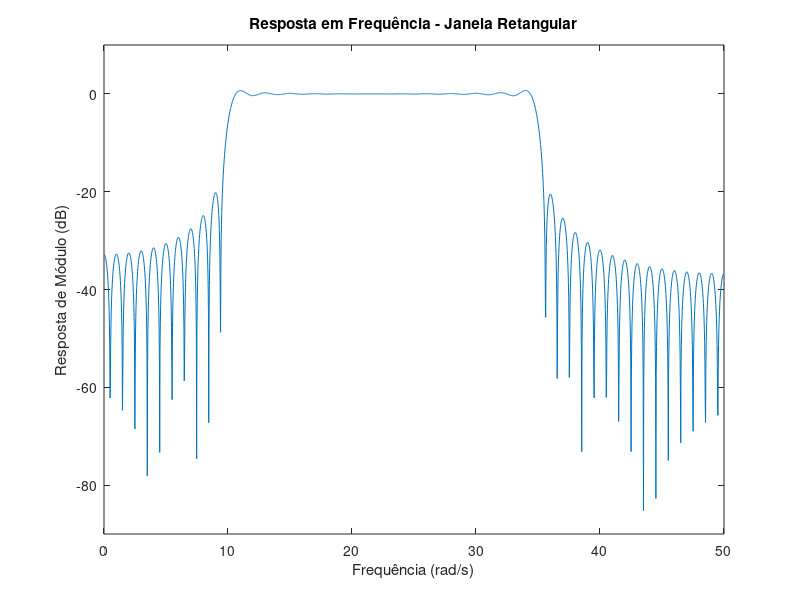
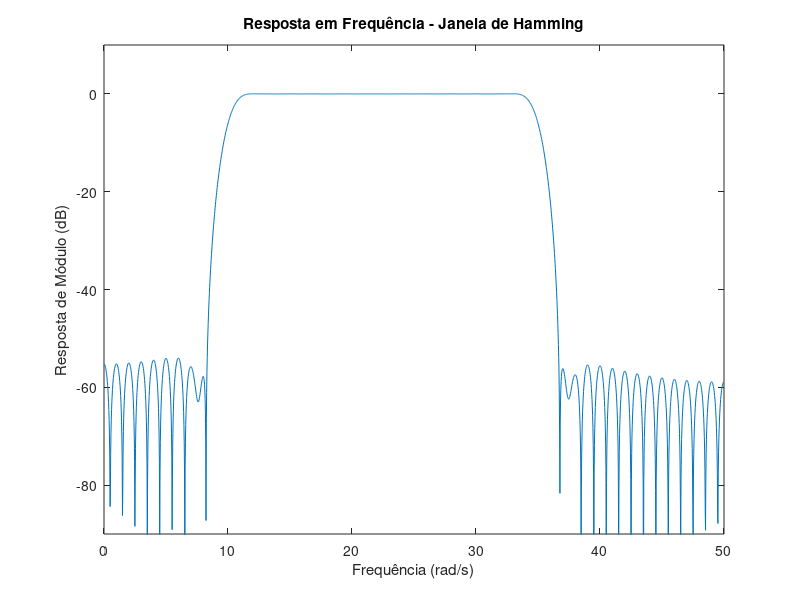
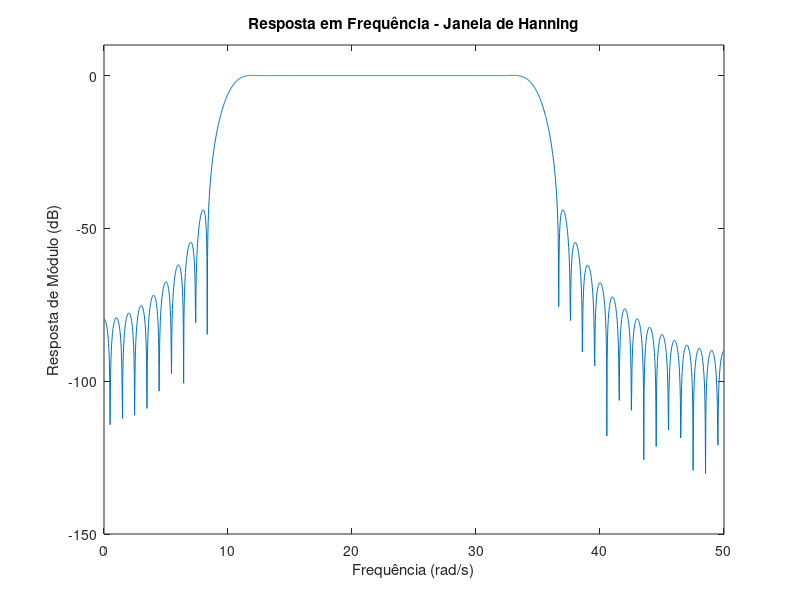
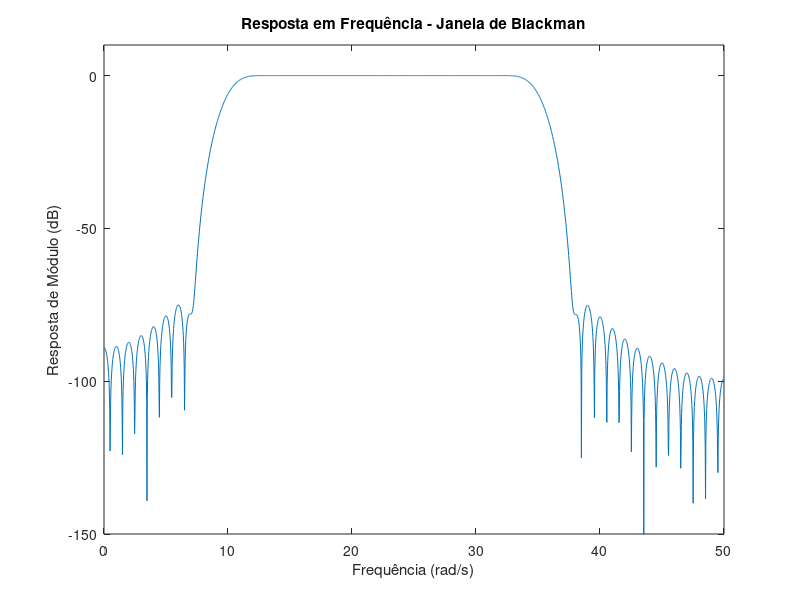

Write the MATLAB code that produced these figures, in order.
# 1.Projete um filtro passa-faixa usando a janela de Hamming, a janela de Hanning e janela de Blackman que
# satisfaça a especificação a seguir.
# • M = 10, 100, 1000
# • Ωc1 = 10 rad/s
# • Ωc2 = 35 rad/s
# • Ωs = 100 rad/s 

clear all

M = 100;
Omega_c1 = 10;
Omega_c2 = 35;
Omega_s = 100;
wc1 = Omega_c1*2*pi/Omega_s; wc2 = Omega_c2*2*pi/Omega_s;
n = 1:M/2;
h0 = (wc2 - wc1)/pi;
haux = (sin(wc2.*n) - sin(wc1.*n))./(pi.*n);
h_ideal = [fliplr(haux) h0 haux];

h_ret=h_ideal;
[H_ret,w]=freqz(h_ret,1,2048,Omega_s);
figure(1)
plot(w,20*log10(abs(H_ret)))
axis([0 Omega_s/2 -90 10])

ylabel('Resposta de Módulo (dB)');
xlabel('Frequência (rad/s)');
title('Resposta em Frequência - Janela Retangular');

h_aux = hamming(M+1);
h_ham = h_ideal.*h_aux';
[H_ham,w]=freqz(h_ham,1,2048,Omega_s);

figure(2)
plot(w,20*log10(abs(H_ham)))
axis([0 Omega_s/2 -90 10])
ylabel('Resposta de Módulo (dB)');
xlabel('Frequência (rad/s)');
title('Resposta em Frequência - Janela de Hamming')

h_aux=hanning(M+1);
h_han=h_ideal.*h_aux';
[H_han,w]=freqz(h_han,1,2048,Omega_s);

figure(3)
plot(w,20*log10(abs(H_han)))
axis([0 Omega_s/2 -150 10])
ylabel('Resposta de Módulo (dB)');
xlabel('Frequência (rad/s)');
title('Resposta em Frequência - Janela de Hanning');

h_aux=blackman(M+1);
h_black=h_ideal.*h_aux';
[H_black,w]=freqz(h_black,1,2048,Omega_s);

figure(4)
plot(w,20*log10(abs(H_black)))
axis([0 Omega_s/2 -150 10])
ylabel('Resposta de Módulo (dB)');
xlabel('Frequência (rad/s)');
title('Resposta em Frequência - Janela de Blackman');